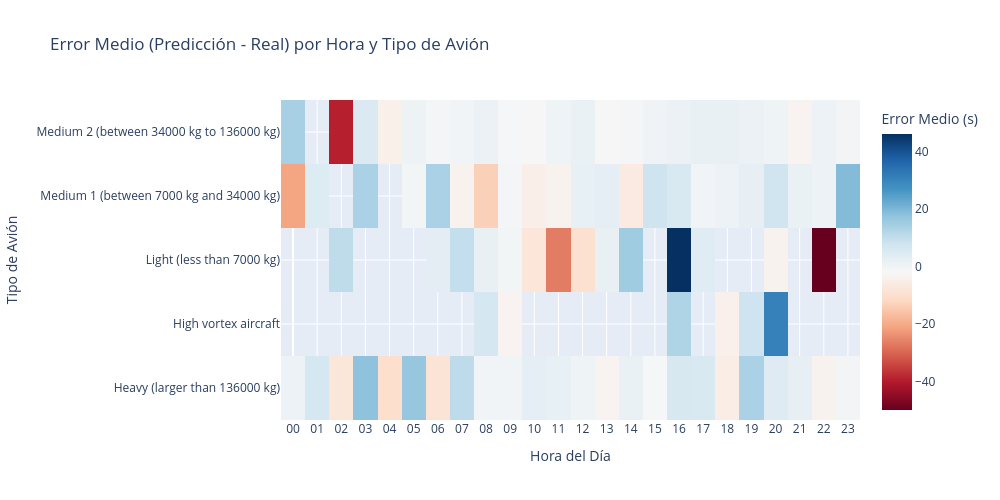

Notebook code cell kept with this figure:
### Markdown cell above
#### MEJORAS POSIBLES
- HISTOGRAMAS POR HORA, POR PUNTO DE ESPERA, PISTAS DE DESPEGUE...
- COMO REJILLA, O HACERLO PARECIDO AL ANTERIOR

### Code cell
import pandas as pd
import plotly.express as px

# Calcular el error
df['error'] = df['prediccion_tiempo_espera'] - df['tiempo_espera']
df['hora'] = pd.to_datetime(df['llegada_punto']).dt.hour

# Agrupar por hora y tipo de avión, calcular el error medio
error_mean = df.groupby(['aircraft_type', 'hora'])['error'].mean().reset_index()

# Pivot para el heatmap
heatmap_data = error_mean.pivot(index='aircraft_type', columns='hora', values='error')

# Crear el heatmap
fig = px.imshow(
    heatmap_data,
    color_continuous_scale='RdBu',
    origin='lower',
    labels=dict(x='Hora del Día', y='Tipo de Avión', color='Error Medio (s)'),
    aspect='auto',
    title='Error Medio (Predicción - Real) por Hora y Tipo de Avión',
)

# Asegurar ticks en el eje X cada hora
horas_disponibles = sorted(df['hora'].unique())
fig.update_xaxes(
    tickmode='array',
    tickvals=list(range(24)),
    ticktext=[f"{h:02d}" for h in range(24)],
    side='bottom'
)

# Ajustes generales
fig.update_layout(
    xaxis_title="Hora del Día",
    yaxis_title="Tipo de Avión",
    height=500,
    width=1000
)

fig.show()

### Figure 1 — Plotly figure (JSON) as saved in the notebook; plotly's stock layout.template omitted (floating-point values rounded to 4 significant figures)
{"data": [{"coloraxis": "coloraxis", "hovertemplate": "Hora del Día: %{x}<br>Tipo de Avión: %{y}<br>Error Medio (s): %{z}<extra></extra>", "name": "0", "type": "heatmap", "x": [0, 1, 2, 3, 4, 5, 6, 7, 8, 9, 10, 11, 12, 13, 14, 15, 16, 17, 18, 19, 20, 21, 22, 23], "xaxis": "x", "y": ["Heavy (larger than 136000 kg)", "High vortex aircraft", "Light (less than 7000 kg)", "Medium 1 (between 7000 kg and 34000 kg)", "Medium 2 (between 34000 kg to 136000 kg)"], "yaxis": "y", "z": [[0.771, 6.745, -7.722, 17.64, -10.2, 16.7, -8.493, 10.81, -0.08696, -0.2369, 2.859, 2.048, 0.4728, -3.112, 1.503, -1.237, 5.949, 5.755, -5.446, 13.72, 4.29, 2.195, -3.543, -0.5216], [NaN, NaN, NaN, NaN, NaN, NaN, NaN, NaN, 6.655, -3.253, NaN, NaN, NaN, NaN, NaN, NaN, 12.89, NaN, -4.334, 7.966, 30.71, NaN, NaN, NaN], [NaN, NaN, 10.44, NaN, NaN, NaN, 3.228, 9.779, 1.721, -0.6781, -7.842, -26.83, -9.498, 1.71, 15.13, NaN, 46.14, 4.124, NaN, NaN, -3.526, NaN, -49.93, NaN], [-20.9, 4.641, NaN, 13.66, NaN, -0.5981, 13.72, -3.52, -13.49, -1.025, -4.972, -3.512, 2.063, 2.642, -6.285, 7.919, 5.643, -0.4982, 0.9941, 2.163, 7.841, 1.414, 0.9623, 19.17], [13.96, NaN, -39.35, 5.399, -4.468, 0.5803, -0.9188, -0.1968, 1.065, -1.448, -1.523, 0.3541, 1.294, -2.188, -1.079, -0.01975, 1.213, 1.685, 1.822, 1.076, 0.4819, -3.201, 0.8749, -0.5368]]}], "layout": {"coloraxis": {"colorbar": {"title": {"text": "Error Medio (s)"}}, "colorscale": [[0, "rgb(103,0,31)"], [0.1, "rgb(178,24,43)"], [0.2, "rgb(214,96,77)"], [0.3, "rgb(244,165,130)"], [0.4, "rgb(253,219,199)"], [0.5, "rgb(247,247,247)"], [0.6, "rgb(209,229,240)"], [0.7, "rgb(146,197,222)"], [0.8, "rgb(67,147,195)"], [0.9, "rgb(33,102,172)"], [1, "rgb(5,48,97)"]]}, "height": 500, "title": {"text": "Error Medio (Predicción - Real) por Hora y Tipo de Avión"}, "width": 1000, "xaxis": {"anchor": "y", "domain": [0, 1], "side": "bottom", "tickmode": "array", "ticktext": ["00", "01", "02", "03", "04", "05", "06", "07", "08", "09", "10", "11", "12", "13", "14", "15", "16", "17", "18", "19", "20", "21", "22", "23"], "tickvals": [0, 1, 2, 3, 4, 5, 6, 7, 8, 9, 10, 11, 12, 13, 14, 15, 16, 17, 18, 19, 20, 21, 22, 23], "title": {"text": "Hora del Día"}}, "yaxis": {"anchor": "x", "autorange": true, "domain": [0, 1], "title": {"text": "Tipo de Avión"}}}}
